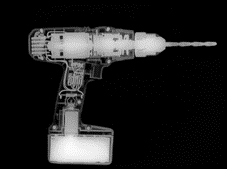
#> input picture Sesión #5/Notebooks/res/taladro.png, 227 x 169 px
$ jupyter execute --allow-errors 'Clase_4_funciones de transformación basicas.ipynb'   (shell and % lines are left out)
#> lines starting #> are read from the running program, lines starting #| are printed output that depends on the picture
<hr>
Este material ha sido construido en conjunto con material suministrado por los profesores Pedro Atencio (Instituto Tecnológico Metropolitano), Carlos Mera (Universidad de Medellin), Albeiro Espinosa y Diego Patiño (Universidad Nacional de Colombia, Sede Medellín); a ellos les damos crédito.
<hr>

#  <center> VISIÓN ARTIFICIAL </center>
## Agenda del día

### Unidad 4 - Funciones de transformación básica

### 1. Funciones de transformación básica
<ul>
<li>Histograma de una imagen</li>
<li>Operaciones puntuales</li>
<li>Transformaciones lógicas</li>

</ul>

El objetivo del preprocesamiento es mejorar la calidad y/o la apariencia de la imagen original para su análisis e interpretación.

Se resaltan ciertas características de la imagen (bordes, contraste, …) y se ocultan o eliminan otras  (por ejemplo, el ruido)

El preprocesamiento es una etapa previa que es necesaria para otras fases posteriores del proceso de visión artificial (segmentación, extracción de características, reconocimiento e interpretación).

En esta ocasión nos centraremos en las operaciones básicas de transformación.

# 1. Funciones de transformación básicas
<br>
En esta sesión veremos las formas básicas de operar y transformar una imagen. Estas operaciones nos serán de utilidad en las próximas sesiones para poder implementar algoritmos de filtrado o corrección.
<br><br>
Cualquier operación de procesamiento de imagenes puede ser clasificada segun su funcionamiento como: <i>operación puntual</i> u <i>operación por vecindad</i>.

<br>
<center><i>Figura. Tipos de operaciones de procesamiento de imágenes.</i></center>
</img>

<hr>

## 1.1. Histograma de una imagen
<ul>
    <li>El histograma de una imagen presenta la frecuencia de ocurrencia de los niveles de gris en la imagen, es decir, determina la distribución de frecuencias de los niveles de gris en la imagen.</li>
    <br>
    <li>Son un elemento importante en la etapa de Pre-procesamiento pues este nos ayuda a comprender y a determinar qué transformaciones usar para mejorar la calidad de una imagen.</li>
</ul>
<br>
<center><i>Figura. Histograma de una imagen.</i></center>
</img>
<br>
Un Ejemplo Simple …. Se trata de una imagen en niveles de gris muy simple, de 8x8 píxeles de tamaño. Sólo son posibles 4 niveles de gris, porque se van a usar 2 bits para codificar el nivel de intensidad de cada píxel. De la forma  habitual,  los  niveles  de  gris  se  numeran  del  0  al  3,  correspondiendo  un  brillo mayor a los valores más altos.
<br>
<center><i>Figura. ¿Cuál es el algoritmo para calcular el histograma?.</i></center>
</img>
<br>

Los histogramas (en su caso normalizado) se definen como la probabilidad de ocurrencia de un valor de gris, mediante la siguiente ecuación:
<center><h2>$P(g)=\frac{N(g)}{M}$</h2></center>
<br>
Donde N(g) es un contador de pixeles cuyo valor es g y M es el numero total de pixeles de la imagen.
<br>
<ul>

<li>Los histogramas son una herramienta para el análisis de imágenes que permite determinar qué tan bueno es el contraste y la iluminación de la escena en la imagen.</li>
<li>En este sentido, el histograma nos ayuda a decidir cuál es el procesamiento más adecuado para mejorar la calidad de una imagen, tanto cualitativamente (nos sugiere qué operación aplicar), como cuantitativamente (en qué cantidad aplicar la operación).</li>
<li>En principio, una buena imagen debe producir un histograma más o menos uniforme y repartido en todo el rango de valores de niveles de gris, teniendo en cuenta que:</li>
    <ul>
    <li>En la parte izquierda se acumulan los tonos más oscuros.</li>
    <li>En la derecha se acumulan los más claros.</li>
    </ul>
</ul>
<br>
A continuación un ejemplo en Python de imágenes con propiedades distintas asociadas al histograma:
<hr>

[cell 1]
#Importar las librerias necesarias y no olvidar el matplotlib inline para plotear las imagenes
from skimage import io, color
import numpy as np
import cv2
import matplotlib.pyplot as plt

#> (a cell that did not finish here is left out)

#> (a cell that did not finish here is left out)

### Analicemos
<br>
Las siguientes imágenes se encuentran en la ruta res/m3/ y sus nombres son: example_1, example_2, example_3, example_4
<br>
<center><i>Figura. ¿Qué tipo de histograma tiene cada imagen?.</i></center>
</img>

#> (a cell that did not finish here is left out)

## 2. Operaciones puntuales
<br>
Se denominan operaciones puntuales a aquellas que obtienen una nueva imagen producto de aplicar una operación global sobre cada pixel de la imagen, es decir, que alteran la imagen aplicando a cada pixel de la imagen una transformación que solo depende de ese píxel en esa imagen:
<br>
<center><i>Figura. Operacion puntual.</i></center>
</img>
<br>
Donde I es la imagen original, G es la imagen resultante, F es la operación global que se aplica y (x, y) son los valores de filas y columnas de la imagen.
<br><br>

### Transformaciones lineales
<br>
La forma general de una transformación lineal es la siguiente:
<h3>$G(x,y)=a*I(x,y)+b$</h3>
<br>
De esta forma, dependiendo de los valores de a y b, se pueden tener las siguientes transformaciones:
<ul>
    <li>Si a = 1 y b = 0 entonces g(x, y) = f (x, y) (Identidad)</li>
    <li>Si a = 1 y b > 0, el nivel de gris se aumenta en b unidades (Suma)</li>
    <li>Si a = 1 y b < 0, el nivel de gris se disminuye en b unidades (Resta)</li>
    <li>Si a > 1, se produce un incremento del contraste (Multiplicación)</li>
    <li>Si 0 < a < 1, se reduce el contraste (División)</li>
    <li>Si a = -1 y b = 255, se produce el negativo de la imagen
</ul>

# IMPORTANTE:

Hasta el momento hemos trabajado con arreglos de numpy usando el tipo de dato uint8, esto significa que nuestros valores numéricos pueden tomar valores entre 0 y 255...

Recordemos que cuando un valor supera el umbral máximo de un tipo de dato se da un *wrapping*, por ejemplo, si tenemos un valor de 255 y le sumamos 1, este se convertirá en 0:

[cell 5]
#Se muestra un ejemplo simple del wrapping al sumar vectores con tipo de dato uint8
a = np.array([255,255,255], np.uint8)
#> a = [255, 255, 255]
b = np.array([1, 50, 128], np.uint8)
print("a:   {0}\nb:   {1}\na+b: {2}".format(a,b,a+b))
#| a:   [255 255 255]
#| b:   [  1  50 128]
#| a+b: [  0  49 127]

##### La consecuencia practica de esto será la generación de artefactos indeseados en las imágenes resultantes de las operaciones lineales.

#> (a cell that did not finish here is left out)

### Implementemos una función que se encargue de esto...

[cell 7]
#Función transformación lineal en escala de grises, recibe parámetros imagen, a, b.
#Si la imagen esta en escala de grises, no tiene componente tridimensional (canales)
def linear_transform_grayscale(img, a, b):
    #tam es una matriz del tamaño de la imagen original
    tam = np.shape(img)
    #Lectura de cada posición de la imagen
    for i in range(tam[0]):
        for j in range(tam[1]):
            #Aplicar a cada valor asociado en la posición i,j la transformación lineal
            value = img[i][j]*a + b
            #Condicional para eliminar el efecto del "wrapping"
            if(value > 255):
                img[i][j] = 255
            elif(value < 0):
                img[i][j] = 0
            else:
                img[i][j] = value
    return img #regresar la imagen transformada

#Dado que la imagen ya no esta en escala de grises, posee una tercera componente, los canales de color
def linear_transform_color(img, a, b):
    #tam es una matriz del tamaño de la imagen original
    tam = np.shape(img)
    #Lectura de cada valor en la posición i,j de la imagen, en cada uno de los k canales.
    for i in range(tam[0]):
        for j in range(tam[1]):
            for k in range(tam[2]):
                #Aplicar la transformación lineal al valor i,j del canal k.
                value = img[i][j][k]*a + b
                #Condicional para evitar el efecto del "wrapping"
                if(value > 255):
                    img[i][j][k] = 255
                elif(value < 0):
                    img[i][j][k] = 0
                else:
                    img[i][j][k] = value
    return img #regresar la imagen transformada

#Asignar los parámetros a, b de la transformación lineal.
a = 2
#> a = 2
b = 20
#Imprimir la imagen tras la transformación.
#> (the rest of this cell did not finish here and is left out)

# OJO

Pese a que implementemos estos métodos para evitar la generación de artefactos, salirnos de los límites de intensidad de la imagen implica una **PÉRDIDA** de información. Ej: Dos píxeles con valores de intensidad de 250 y 240, si sumamos 20 píxeles a la imagen, el contraste entre ambos píxeles se pierde. Este fenómeno se llama **SATURACIÓN**.

En todo caso, la implementación anterior es ineficiente, es preferible usar las que facilita OpenCV...

* add
* subtract
* multiply

# Operación de suma

La **suma** aumenta el brillo de las imágenes, ya que histograma de la imagen se desplaza b valores a la derecha.

#> (a cell that did not finish here is left out)

# Operación de resta

La **resta** disminuye el brillo de las imágenes, y se da cuando el valor de b es menor a cero. Cuando se produce una resta, el histograma de la imagen se desplaza b valores a la izquierda.

#> (a cell that did not finish here is left out)

# Negativo de una imagen

El **negativo** de una imagen es considerado un caso particular de la resta en el que se resta el mayor valor de intensidad posible de la imagen, de acuerdo a su resolución en amplitud.

# <center> $ G(x,y) = | b - I(x,y) | $ </center>

Una de las ventajas del **negativo** de una imagen es que este mejora los detalles de color blanco o gris en regiones predominantemente oscuras.

[cell 10]
#Leer una imagen en escala de grises
img = cv2.imread('res/taladro.png', cv2.IMREAD_GRAYSCALE)
#> img is the input picture: shape (169, 227); min 0, max 251, mean 32
#Crear la copia de la imagen
img_subtract= np.zeros(img.shape, np.uint8)
#El negativo de la imagen corresponde a restar de la matriz cuyas componentes son 255,
#la matriz de la imagen que cargamos
img_subtract = cv2.subtract(255, img)
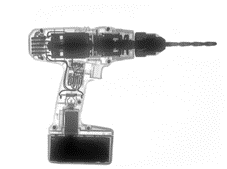
#> img_subtract: shape (169, 227); min 4, max 255, mean 223

#Se realiza el arreglo de 2x2 para mostrar imagen e imagen modificada vs histogramas
fig, arreglo_plots = plt.subplots(2,2, figsize=(15, 15))

#Se le dan títulos a los cuadros, se imprimen las imágenes y sus histogramas
arreglo_plots[0,0].set_title('Imagen original')
arreglo_plots[0,0].imshow(img, cmap="gray")
arreglo_plots[0,1].set_title('Histograma original')
img_array = img.ravel()
_ = arreglo_plots[0,1].hist(img_array,histtype='step', bins=255,
                            range=(0.0, 255.0),density=True)

arreglo_plots[1,0].set_title('Imagen modificada')
arreglo_plots[1,0].imshow(img_subtract, cmap="gray")
arreglo_plots[1,1].set_title('Histograma modificado')
img_array = img_subtract.ravel()
_ = arreglo_plots[1,1].hist(img_array,histtype='step', bins=255,
                            range=(0.0, 255.0),density=True)
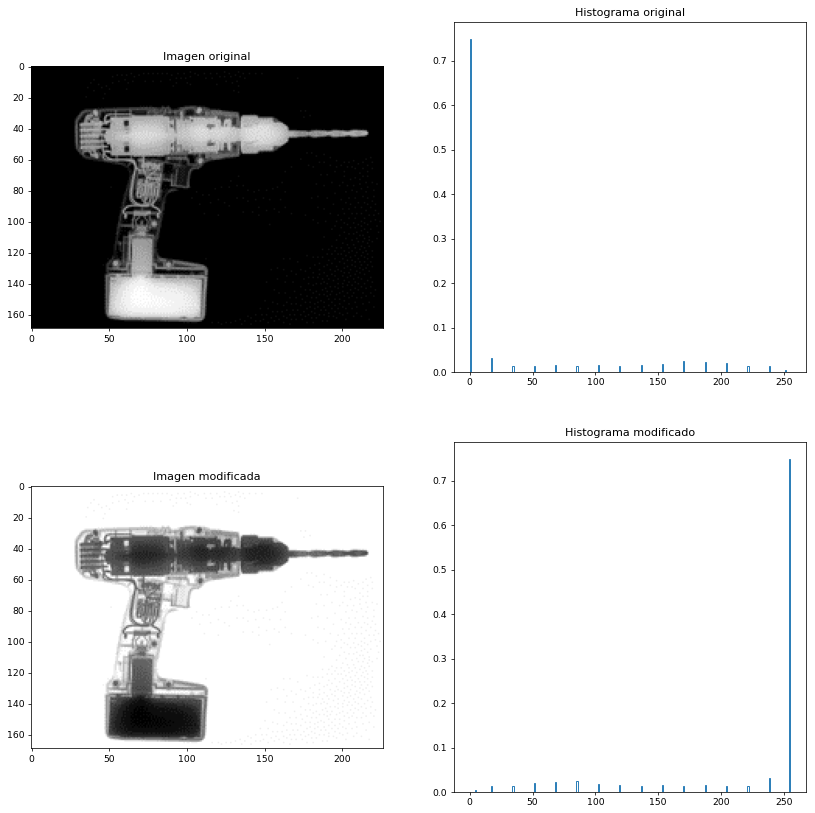
#> figure drawn by matplotlib, 4 panels
